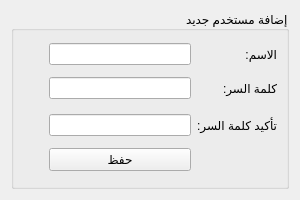
<?xml version="1.0" encoding="UTF-8"?>
<ui version="4.0">
 <class>Dialog</class>
 <widget class="QDialog" name="Dialog">
  <property name="geometry">
   <rect>
    <x>0</x>
    <y>0</y>
    <width>300</width>
    <height>200</height>
   </rect>
  </property>
  <property name="sizePolicy">
   <sizepolicy hsizetype="Preferred" vsizetype="Preferred">
    <horstretch>0</horstretch>
    <verstretch>0</verstretch>
   </sizepolicy>
  </property>
  <property name="minimumSize">
   <size>
    <width>300</width>
    <height>200</height>
   </size>
  </property>
  <property name="maximumSize">
   <size>
    <width>300</width>
    <height>200</height>
   </size>
  </property>
  <property name="windowTitle">
   <string>إضافة مستخدم</string>
  </property>
  <property name="layoutDirection">
   <enum>Qt::RightToLeft</enum>
  </property>
  <property name="sizeGripEnabled">
   <bool>false</bool>
  </property>
  <layout class="QGridLayout" name="gridLayout_2">
   <item row="0" column="0">
    <widget class="QGroupBox" name="groupBox_2">
     <property name="maximumSize">
      <size>
       <width>16777215</width>
       <height>16777215</height>
      </size>
     </property>
     <property name="layoutDirection">
      <enum>Qt::RightToLeft</enum>
     </property>
     <property name="title">
      <string>إضافة مستخدم جديد</string>
     </property>
     <layout class="QGridLayout" name="gridLayout">
      <item row="0" column="0">
       <widget class="QLabel" name="username_label">
        <property name="text">
         <string>الاسم:</string>
        </property>
       </widget>
      </item>
      <item row="0" column="1">
       <widget class="QLineEdit" name="username_input">
        <property name="minimumSize">
         <size>
          <width>100</width>
          <height>0</height>
         </size>
        </property>
        <property name="maximumSize">
         <size>
          <width>200</width>
          <height>16777215</height>
         </size>
        </property>
       </widget>
      </item>
      <item row="1" column="0">
       <widget class="QLabel" name="password_label">
        <property name="text">
         <string>كلمة السر:</string>
        </property>
       </widget>
      </item>
      <item row="1" column="1">
       <widget class="QLineEdit" name="password_input">
        <property name="minimumSize">
         <size>
          <width>100</width>
          <height>0</height>
         </size>
        </property>
        <property name="maximumSize">
         <size>
          <width>200</width>
          <height>16777215</height>
         </size>
        </property>
       </widget>
      </item>
      <item row="1" column="2">
       <widget class="QPushButton" name="password_btn">
        <property name="maximumSize">
         <size>
          <width>20</width>
          <height>16777215</height>
         </size>
        </property>
        <property name="styleSheet">
         <string notr="true">QPushButton {
    background-color: transparent;
    border: none;
    color: black;
	font-size: 24px;
    padding: 0px;
}

QPushButton:hover {
    background-color: rgba(0, 0, 0, 0.1);
}

QPushButton:pressed {
    background-color: rgba(0, 0, 0, 0.2);
}</string>
        </property>
        <property name="text">
         <string/>
        </property>
        <property name="icon">
         <iconset>
          <normaloff>icons/eye_closed.png</normaloff>icons/eye_closed.png</iconset>
        </property>
       </widget>
      </item>
      <item row="2" column="0">
       <widget class="QLabel" name="confirm_password_label">
        <property name="text">
         <string>تأكيد كلمة السر:</string>
        </property>
       </widget>
      </item>
      <item row="2" column="1">
       <widget class="QLineEdit" name="confirm_password_input">
        <property name="minimumSize">
         <size>
          <width>100</width>
          <height>0</height>
         </size>
        </property>
        <property name="maximumSize">
         <size>
          <width>200</width>
          <height>16777215</height>
         </size>
        </property>
       </widget>
      </item>
      <item row="2" column="2">
       <widget class="QPushButton" name="confirm_password_btn">
        <property name="maximumSize">
         <size>
          <width>20</width>
          <height>16777215</height>
         </size>
        </property>
        <property name="styleSheet">
         <string notr="true">QPushButton {
    background-color: transparent;
    border: none;
    color: black;
	font-size: 24px;
    padding: 0px;
}

QPushButton:hover {
    background-color: rgba(0, 0, 0, 0.1);
}

QPushButton:pressed {
    background-color: rgba(0, 0, 0, 0.2);
}</string>
        </property>
        <property name="text">
         <string/>
        </property>
        <property name="icon">
         <iconset>
          <normaloff>icons/eye_closed.png</normaloff>icons/eye_closed.png</iconset>
        </property>
       </widget>
      </item>
      <item row="3" column="1">
       <widget class="QPushButton" name="save_btn">
        <property name="text">
         <string>حفظ</string>
        </property>
       </widget>
      </item>
     </layout>
    </widget>
   </item>
  </layout>
 </widget>
 <resources/>
 <connections/>
</ui>
